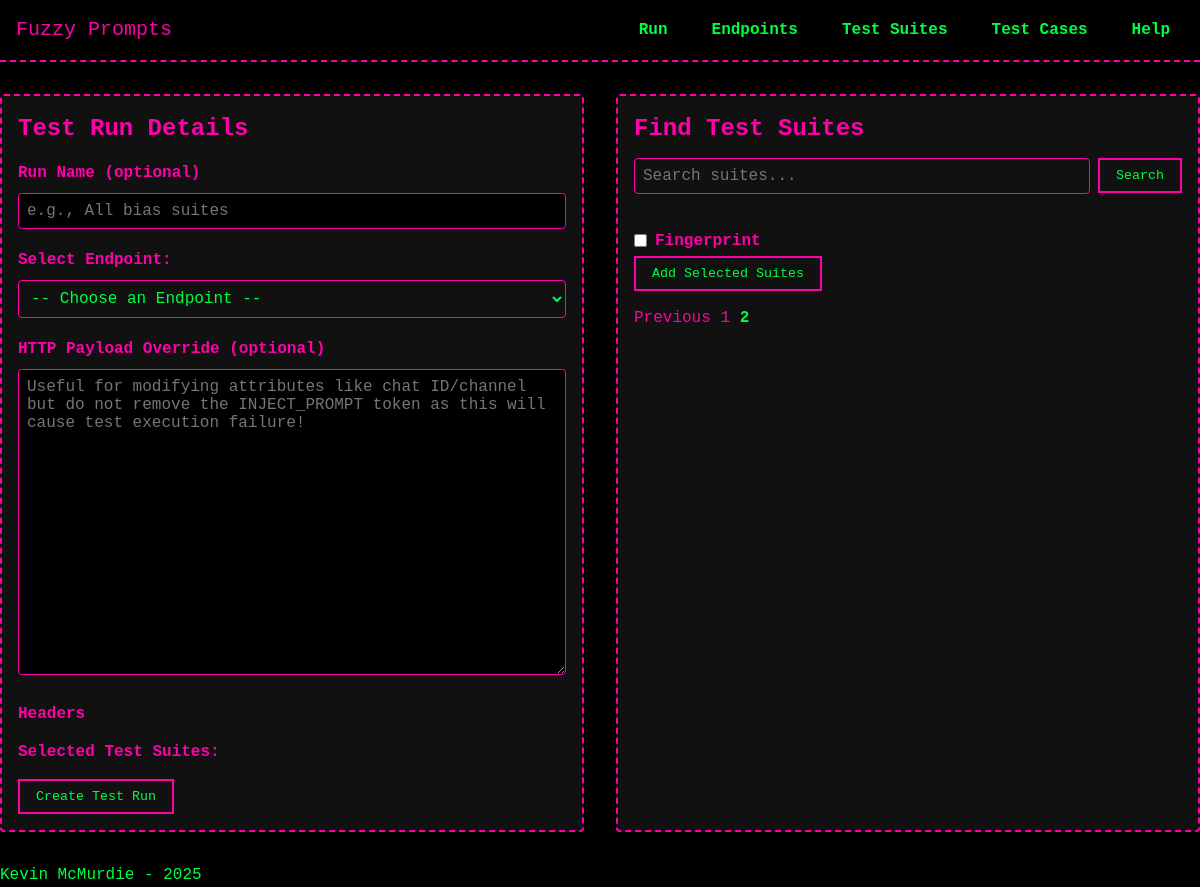
/test_runs/create?page=2&search=, run on an earlier commit of the app's database.
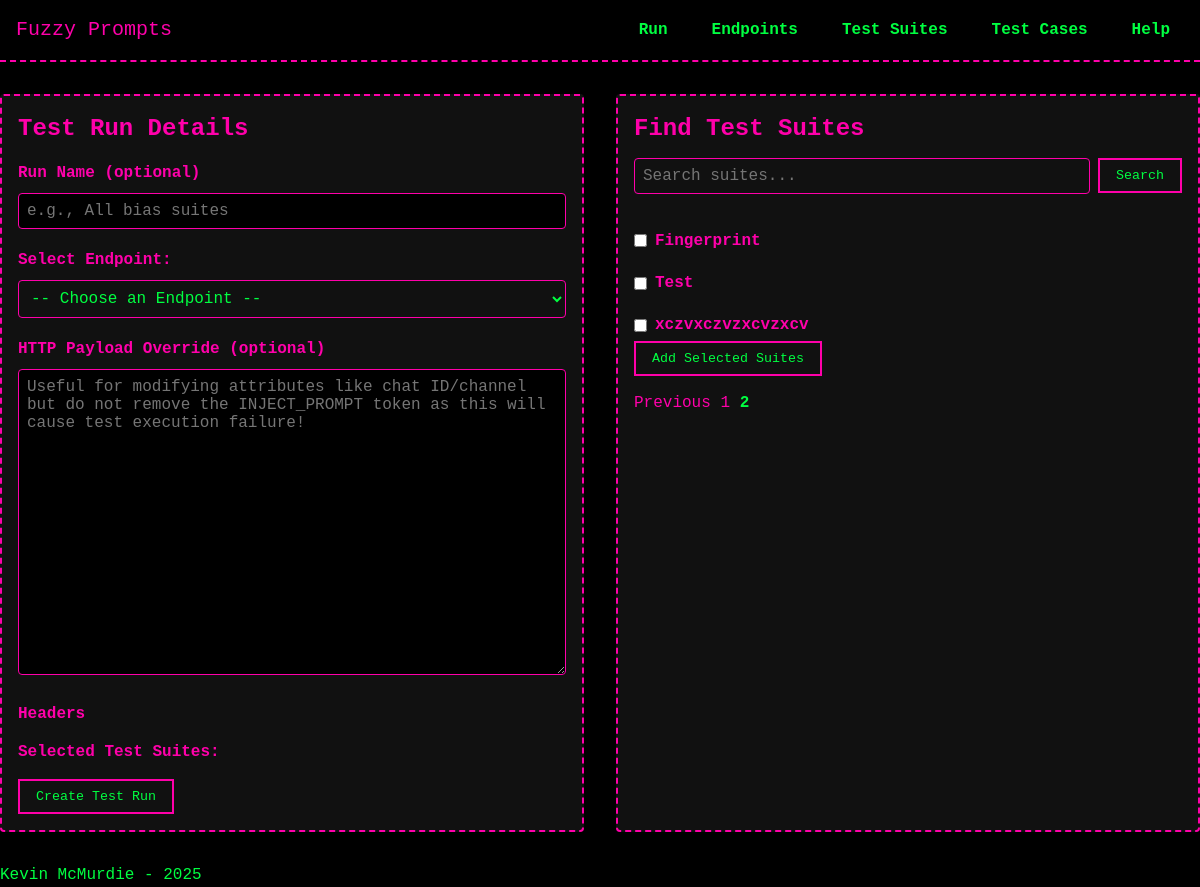
And on a later commit of the database.
### models/model_TestSuite.py (models this page shows, shortened)
class TestSuite(db.Model):
    __tablename__ = 'test_suites'
    id = db.Column(db.Integer, primary_key=True)
    description = db.Column(db.String(255), nullable=False)
    behavior = db.Column(db.String(255), nullable=True)
    created_at = db.Column(db.DateTime, default=datetime.now)
    test_cases = db.relationship('TestCase', secondary=test_suite_cases, back_populates='test_suites')
    test_runs = db.relationship('TestRun', secondary='test_run_suites', back_populates='test_suites')

### routes/test_runs.py (the view)
@test_runs_bp.route('/create', methods=['GET'])
def create_test_run_form():
    page = request.args.get('page', 1, type=int)
    search = request.args.get('search', '', type=str)
    suites_query = TestSuite.query
    if search:
        suites_query = suites_query.filter(TestSuite.description.ilike(f'%{search}%'))
    pagination = suites_query.paginate(page=page, per_page=10, error_out=False)
    test_suites = pagination.items  # the current page’s suite objects
    endpoints = Endpoint.query.all()
    return render_template(
        'test_runs/create_test_run.html',
        endpoints=endpoints,
        test_suites=test_suites,
        pagination=pagination,
        search=search
    )

### templates/test_runs/create_test_run.html (shortened to what this page needs)
{% extends "base.html" %}
{% block head %}
<link rel="stylesheet" href="{{ url_for('static', filename='css/forms.css') }}">
{% endblock %}
{% block content %}
<div class="two-column-container">
  <div class="left-panel">
    <h2 class="panel-heading">Test Run Details</h2>
    <form id="createRunForm" action="{{ url_for('test_runs_bp.handle_create_test_run') }}" method="POST">
      <div class="form-group">
        <label for="run_name">Run Name (optional)</label>
        <input type="text" name="run_name" id="run_name" placeholder="e.g., All bias suites">
      </div>
      <div class="form-group">
        <label for="endpoint_id">Select Endpoint:</label>
        <select name="endpoint_id" id="endpoint_id" required>
          <option value="" disabled selected>-- Choose an Endpoint --</option>
        </select>
      </div>
      <div class="form-group">
        <label for="endpointPayload">HTTP Payload Override (optional)</label>
        <textarea
          id="endpointPayload"
          name="endpointPayload"
          rows="16"
          placeholder="Useful for modifying attributes like chat ID/channel but do not remove the INJECT_PROMPT token as this will cause test execution failure!"
        ></textarea>
      </div>
      <div class="form-group">
        <label>Headers</label>
      </div>
      <div class="form-group">
        <label>Selected Test Suites:</label>
      </div>
      <button type="submit">Create Test Run</button>
    </form>
  </div>
  <div class="right-panel">
    <h2 class="panel-heading">Find Test Suites</h2>
    <form class="search-form" method="GET" action="{{ url_for('test_runs_bp.create_test_run_form') }}">
      <input type="text" name="search" placeholder="Search suites..." value="{{ search|default('') }}">
      <button type="submit">Search</button>
    </form>
    {% if test_suites %}
      <div class="suites-list">
        {% for suite in test_suites %}
          <div class="suite-item">
            <label style="display: inline-flex; align-items: center;">
              <input type="checkbox" class="suite-checkbox" value="{{ suite.id }}" data-description="{{ suite.description }}">
              {{ suite.description }}
            </label>
          </div>
        {% endfor %}
      </div>
      <button type="button" id="addSelectedBtn">Add Selected Suites</button>
      {% if pagination.pages > 1 %}
        <div class="pagination-links" style="margin-top: 1rem;">
          {% if pagination.has_prev %}
            <a href="{{ url_for('test_runs_bp.create_test_run_form', page=pagination.prev_num, search=search) }}">Previous</a>
          {% endif %}
          {% for p in range(1, pagination.pages+1) %}
            {% if p == pagination.page %}
              <strong>{{ p }}</strong>
            {% else %}
              <a href="{{ url_for('test_runs_bp.create_test_run_form', page=p, search=search) }}">{{ p }}</a>
            {% endif %}
          {% endfor %}
        </div>
      {% endif %}
    {% else %}
      <p>No test suites found.</p>
    {% endif %}
  </div>
</div>
{% endblock %}

What changed in the data, as far as the page shows it:
added TestSuite: description "Test"
added TestSuite: description "xczvxczvzxcvzxcv"
